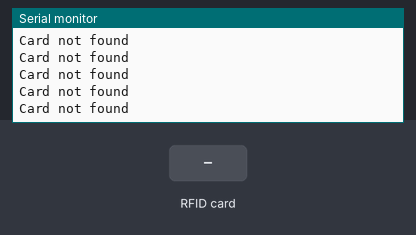
A sketch run on a simulated Arduino Uno, built with avr-gcc and run on an emulated ATmega328P. Parts: the last lines printed to the serial monitor. The inputs (shaded band) are chosen by the test bench.

Above: at 1.2 s.
1.3 s: RFID card 3C C1 A0 91 held to the reader
At 2.5 s:
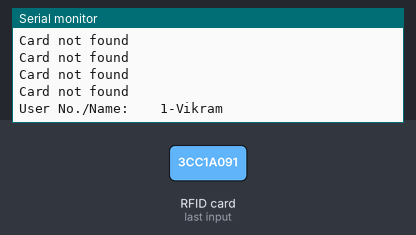
2.8 s: RFID card AC D6 99 91 held to the reader
At 4.7 s:
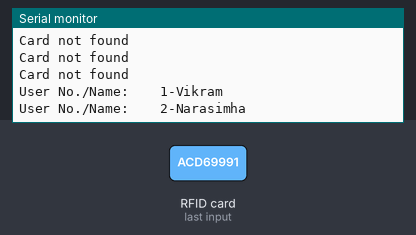
5.8 s: RFID card 0C 7F A5 91 held to the reader
At 8.4 s:
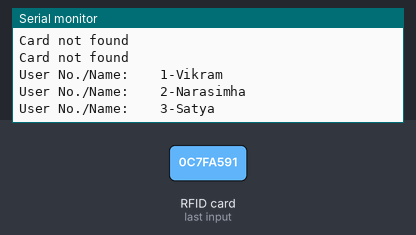

Measured:
- after the input at 1.3 s, the serial monitor: prints a new line at once (image 1)
- after the input at 2.8 s, the serial monitor: prints a new line after 1.5 s (image 2)
- after the input at 5.8 s, the serial monitor: prints a new line after 1.5 s (image 3)

The sketch:

iot_uno.ino
```cpp
#include <SPI.h>
#include <MFRC522.h>
#include "SoftwareSerial.h"
#define SS_PIN 10
#define RST_PIN 9
MFRC522 mfrc522(SS_PIN, RST_PIN);   // Create MFRC522 instance.
SoftwareSerial ser(2,3); // RX, TX
void setup()
{
  Serial.begin(9600);   // Initiate a serial communication
  ser.begin (115200);
  SPI.begin();      // Initiate  SPI bus
  mfrc522.PCD_Init();   // Initiate MFRC522
  Serial.println("Put RFID Card to Scan...");
  Serial.println();

}
void loop()
{
  // Look for new cards
  if ( ! mfrc522.PICC_IsNewCardPresent())
  {
    Serial.println("Card not found");
    return;
  }
  // Select one of the cards
  if ( ! mfrc522.PICC_ReadCardSerial())
  {
    return;
  }
  //Show UID on serial monitor

  String content= "";
  byte letter;
  for (byte i = 0; i < mfrc522.uid.size; i++)
  {

     content.concat(String(mfrc522.uid.uidByte[i] < 0x10 ? " 0" : " "));
     content.concat(String(mfrc522.uid.uidByte[i], HEX));
  }
  Serial.println();
  Serial.print("User No./Name:    ");
  content.toUpperCase();
  if (content.substring(1) == "3C C1 A0 91" ) //change here the UID of the card/cards that you want to give access
  {
    Serial.println("1-Vikram");
    ser.write(1);
    Serial.println();

    delay(3000);
  }
   if (content.substring(1) ==  "AC D6 99 91" ) //change here the UID of the card/cards that you want to give access
  {
    Serial.println("2-Narasimha");
    ser.write(2);
    Serial.println();

    delay(3000);
  }
   if (content.substring(1) == "0C 7F A5 91" ) //change here the UID of the card/cards that you want to give access
  {
    Serial.println("3-Satya");
    ser.write(3);
    Serial.println();

    delay(3000);
  }
   if (content.substring(1) == "5C 40 9C 91" ) //change here the UID of the card/cards that you want to give access
  {
    Serial.println("4-Rakesh");
    ser.write(4);
    Serial.println();

    delay(3000);
  }
   if (content.substring(1) == "14 B1 5B 2B" ) //change here the UID of the card/cards that you want to give access
  {
    Serial.println("5-user5");
    ser.write(5);
    Serial.println();

    delay(3000);
  }
    if (content.substring(1) ==  "9C 40 9E 91" ) //change here the UID of the card/cards that you want to give access
  {
    Serial.println("6-user6");
    ser.write(6);
    Serial.println();

    delay(3000);
  }
      if (content.substring(1) ==  "F9 06 22 E5" ) //change here the UID of the card/cards that you want to give access
  {
    Serial.println("7-user7");
    ser.write(6);
    Serial.println();

    delay(3000);
  }
  }
```
